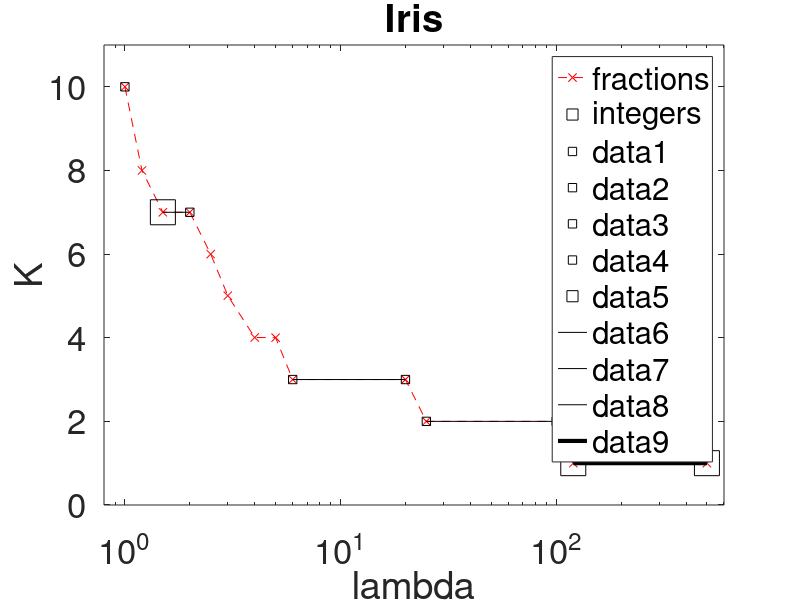

The MATLAB source for this figure:

lambdas = [1 1.2 1.5 2 2.5 3 4 5 6 20 25 100 120 500];
redplot = [10 7.99974 7 7 5.99914 5.006 4.006 4.00138 3 3 2 2 1 1];
semilogx(lambdas, redplot, 'rx--', [1.5], [7], 'ks', 'markersize', 18)
hold on
legend('fractions', 'integers')
semilogx([1], [10], 'ks', [2], [7], 'ks', [6 20], [3 3], 'ks', [25 100], [2 2], 'ks',[120, 500], [1 1],'ks', 'markersize', 18)
semilogx([1.5 2], [7 7], 'k', [6 20], [3 3], 'k', [25 100], [2 2], 'k', [120, 500], [1 1], 'k', 'linewidth', 3)

axis([0.8, 600, 0, 11])
xlabel('lambda', 'Fontsize', 18)
ylabel('K', 'Fontsize', 18)
title('Iris', 'Fontsize', 18)
set(gca, 'Fontsize', 25)
